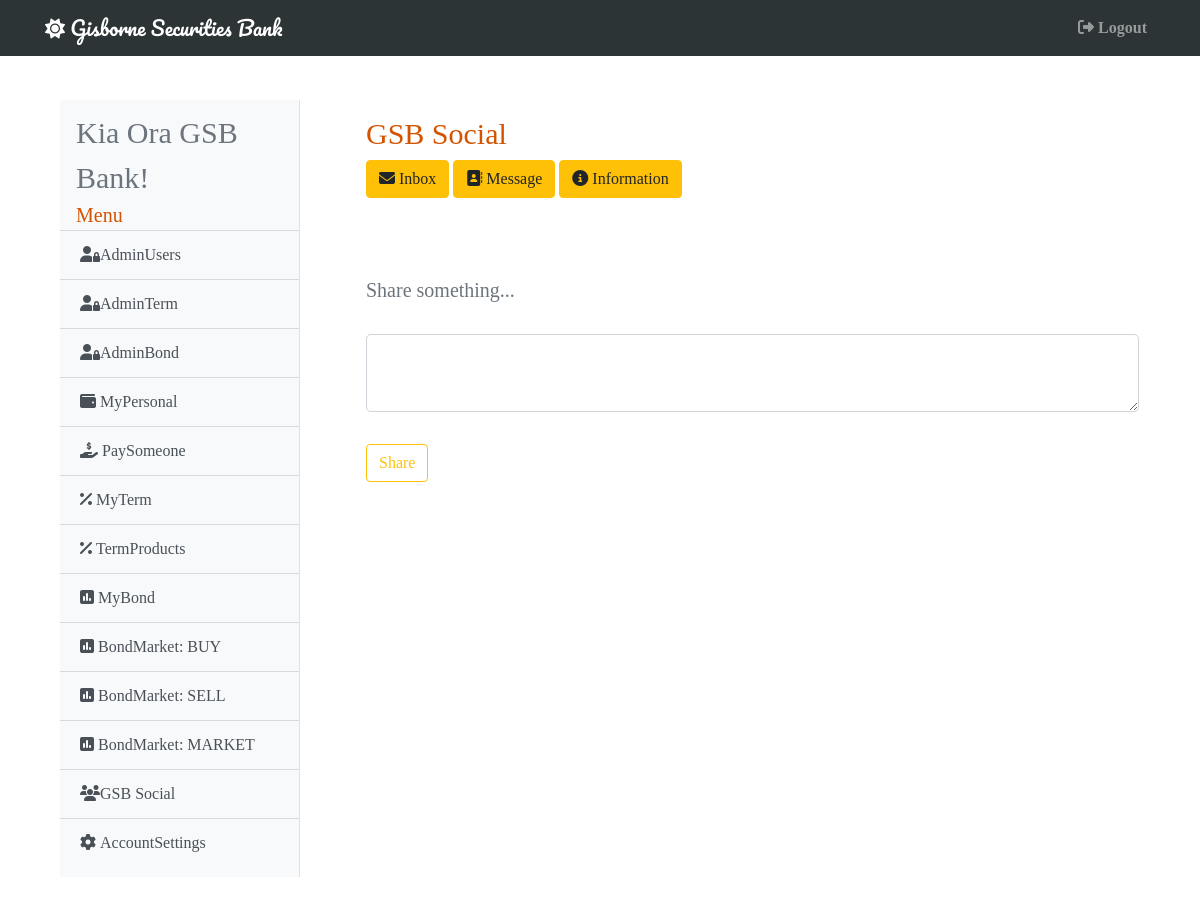
The page /gsbsocial (signed in) on the database as committed earlier.
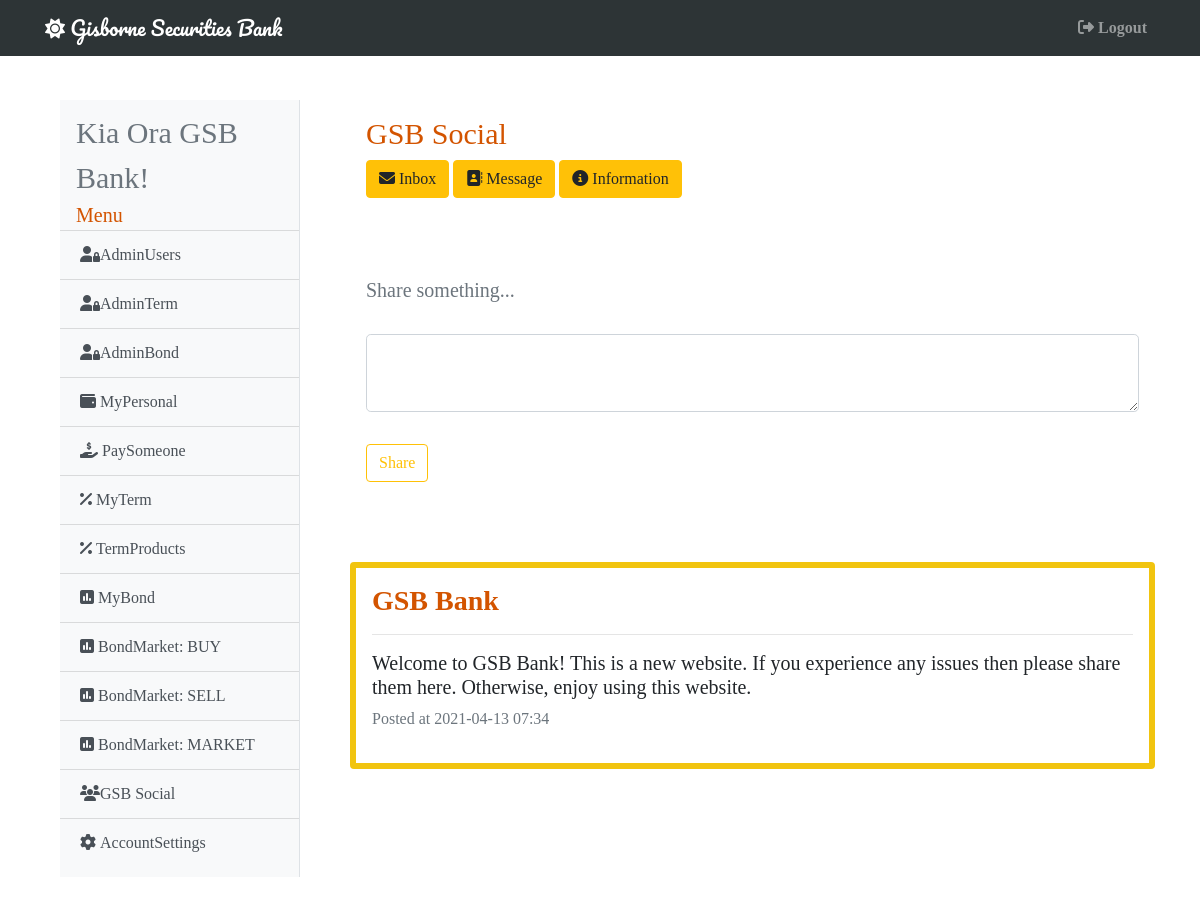
The same page on the database as committed later.
### gsb/models.py (models this page shows, shortened)
class User(db.Model, UserMixin):
    id = db.Column(db.Integer, primary_key=True)
    username = db.Column(db.String(20), unique=True, nullable=False)
    email = db.Column(db.String(120), unique=True, nullable=False)
    password = db.Column(db.String(60), nullable=False)
    account = db.Column(db.BigInteger, unique=True, nullable=False)
    cash = db.Column(db.Numeric(20, 2), nullable=False)
    admin =  db.Column(db.Boolean, default=False, nullable=False)
    active =  db.Column(db.Boolean, default=False, nullable=False)
    market =  db.Column(db.Boolean, default=False, nullable=False)
    image = db.Column(db.Integer, default=1, nullable=False)
    inbox = db.Column(db.Integer, default=0, nullable=False)
    term = db.Column(db.Numeric(20, 2), nullable=False)
    bond = db.Column(db.Numeric(20, 2), nullable=False)
    total = db.Column(db.Numeric(20, 2), nullable=False)
    terms = db.relationship('Term', secondary="terms")
    bonds = db.relationship('Bond', secondary="bonds")
    buys = db.relationship('Bond', secondary="buys")
    sells = db.relationship('Bond', secondary="sells")
    receives = db.relationship('Receives', lazy='dynamic', backref='receiver')
    sends = db.relationship('Sends', lazy='dynamic', backref='sender')
    posts = db.relationship('Statuses', lazy='dynamic', backref='poster')
    messages = db.relationship('Messages', lazy='dynamic', backref='messager')

class Statuses(db.Model):
    id = db.Column(db.Integer, primary_key=True)
    timestamp = db.Column(db.DateTime, nullable=False,
        default=datetime.now())
    status = db.Column(db.String(), nullable=False)
    poster_id = db.Column(db.Integer, db.ForeignKey('user.id'), nullable=True)

### gsb/main/routes.py (the view)
@main.route('/gsbsocial', methods=['GET', 'POST'])
@login_required
def gsb_social():
    form = StatusForm()
    if form.validate_on_submit():
        status = Statuses(status=form.status.data, poster_id=current_user.id)
        db.session.add(status)
        db.session.commit()
        flash('Your message has been shared.', 'primary')
        return redirect(url_for('main.gsb_social'))
    statuses = Statuses.query.order_by(Statuses.timestamp.desc()).limit(5).all()
    return render_template('gsb_social.html', title='GSBSocial', form=form, statuses=statuses)

### gsb/main/forms.py
class StatusForm(FlaskForm):
    status = TextAreaField('', validators=[DataRequired()])
    submit = SubmitField('Share')

### gsb/models.py (called while the page is built)
@login_manager.user_loader
def load_user(user_id):
    return User.query.get(int(user_id))

### gsb/templates/gsb_social.html (shortened to what this page needs)
{% extends 'base.html' %}
{% block content %}
  <div class="card-body shadow-lg p-3 mb-5 bg-white rounded">
    <h1 style="font-size: 30px; color: #d35400;">GSB Social</h1>
      <div class="d-inline-block">
        <a href="{{ url_for('main.inbox') }}">
          <button class="btn btn-warning"><i class="fas fa-envelope"></i> Inbox</button>
        </a>
        <a href="{{ url_for('main.message_board') }}">
          <button class="btn btn-warning"><i class="fas fa-address-book"></i> Message</button>
        </a>
        <a href="{{ url_for('main.info') }}">
          <button class="btn btn-warning"><i class="fas fa-info-circle"></i> Information</button>
        </a>
      </div>
  </div>
  <div class="card-body shadow-lg p-3 mb-5 bg-white rounded">
    <h5 class="text-muted">Share something...</h5>
    <form method="POST" action="">
      <fieldset class="form-group">
        <div class="form-group">
            {% if form.status.errors %}
                {{ form.status(class="form-control form-control-lg is-invalid")}}
                <div class="invalid-feedback">
                    {% for error in form.status.errors %}
                        <span>{{ error }}</span>
                    {% endfor %}
                </div>
            {% else %}
                {{ form.status(class="form-control form-control-lg") }}
            {% endif %}
        </div>
      </fieldset>
      <div class="form-group">
          {{ form.submit(class="btn btn-outline-warning") }}
      </div>
  </form>
  </div>
  {% for status in statuses %}
  <div class="card-body shadow-lg p-3 mb-5 bg-white rounded" style="border: 6px solid #f1c40f;">
    <h3 style="color: #d35400;"><b>{{ status.poster.username }}</b></h3>
    <hr>
    <h5>{{ status.status }}</h5>
    <p class="text-muted">Posted at {{ status.timestamp.strftime('%Y-%m-%d %H:%M') }}</p>
  </div>
  {% endfor %}
{% endblock %}

### gsb/templates/base.html (shortened to what this page needs)
<!DOCTYPE html>
<html>
<head>
    <link rel="stylesheet" href="https://maxcdn.bootstrapcdn.com/bootstrap/4.0.0/css/bootstrap.min.css">
</head>
{% if current_user.image == 1 %}
  <body style="background-image: url('https://upload.wikimedia.org/wikipedia/commons/4/4f/Gisborne_NZ_Sunrise_Waikanae_Beach.jpg');
              background-size: cover; font-family: 'Noto+Serif+SC', 'sans-serif';">
{% elif current_user.image == 2 %}
  <body style="background-image: url('https://upload.wikimedia.org/wikipedia/commons/f/fc/Gladstone_Road_in_Gisborne_02.jpg');
              background-size: cover; font-family: 'Noto+Serif+SC', 'sans-serif';">
{% elif current_user.image == 3 %}
  <body style="background-image: url('https://upload.wikimedia.org/wikipedia/commons/c/cb/Railway_Bridge_over_Turanganui_River%2C_Gisborne.jpg');
              background-size: cover; font-family: 'Noto+Serif+SC', 'sans-serif';">
{% endif %}
  <header class="site-header">
    {% if current_user.admin == True %}
      <nav class="navbar navbar-expand-md navbar-dark bg-steel fixed-top" style="max-width: vw100; background-color: #2d3436;">
    {% else %}
      <nav class="navbar navbar-expand-md navbar-dark bg-steel fixed-top" style="max-width: vw100; background-color: #d35400;">
    {% endif %}
      <div class="container">
        <a class="navbar-brand" style="font-family: 'Pacifico', 'sans-serif';" href="/"><i class="fas fa-sun"></i> Gisborne Securities Bank</a>
          <div class="navbar-nav">
            <a class="nav-item nav-link" href="{{ url_for('main.logout') }}"><b><i class="fas fa-sign-out-alt mr-1"></i>Logout</b></a>
          </div>
        </div>
    </nav>
  </header>
    <main role="main" class="container">
      <div class="row">
        <div class="col-md-3" style="padding-top: 100px; padding-left: 30px; padding-bottom: 30px;">
          <div class="bg-light border-right" id="sidebar-wrapper" style="padding-block: 10px;">
            <div class="sidebar-heading ml-3 text-muted" style="font-size: 30px;">Kia Ora {{ current_user.username }}!</div>
            <div class="sidebar-heading ml-3" style="font-size: 20px; color: #d35400;">Menu</div>
            <div class="list-group list-group-flush">
            {% if current_user.admin == True %}
              <a href="{{ url_for('admin.admin_users') }}" class="list-group-item list-group-item-action bg-light"><i class="fas fa-user-lock"></i>AdminUsers</a>
              <a href="{{ url_for('admin.admin_term') }}" class="list-group-item list-group-item-action bg-light"><i class="fas fa-user-lock"></i>AdminTerm</a>
              <a href="{{ url_for('admin.admin_bond') }}" class="list-group-item list-group-item-action bg-light"><i class="fas fa-user-lock"></i>AdminBond</a>
            {% endif %}
              <a href="{{ url_for('main.my_personal') }}" class="list-group-item list-group-item-action bg-light"><i class="fas fa-wallet mr-1"></i>MyPersonal</a>
              <a href="{{ url_for('main.pay_someone') }}" class="list-group-item list-group-item-action bg-light"><i class="fas fa-hand-holding-usd mr-1"></i>PaySomeone</a>
              <a href="{{ url_for('term.my_term')}}" class="list-group-item list-group-item-action bg-light"><i class="fas fa-percent mr-1"></i>MyTerm</a>
              <a href="{{ url_for('term.term_products') }}" class="list-group-item list-group-item-action bg-light"><i class="fas fa-percent mr-1"></i>TermProducts</a>
              <a href="{{ url_for('bond.my_bond') }}" class="list-group-item list-group-item-action bg-light"><i class="fas fa-poll mr-1"></i>MyBond</a>
              <a href="{{ url_for('bond.buy_bond') }}" class="list-group-item list-group-item-action bg-light"><i class="fas fa-poll mr-1"></i>BondMarket: BUY</a>
              <a href="{{ url_for('bond.sell_bond') }}" class="list-group-item list-group-item-action bg-light"><i class="fas fa-poll mr-1"></i>BondMarket: SELL</a>
              <a href="{{ url_for('bond.bond_market') }}" class="list-group-item list-group-item-action bg-light"><i class="fas fa-poll mr-1"></i>BondMarket: MARKET</a>
              <a href="{{ url_for('main.gsb_social')}}" class="list-group-item list-group-item-action bg-light"><i class="fas fa-users"></i>GSB Social</a>
              <a href="{{ url_for('main.account_settings') }}" class="list-group-item list-group-item-action bg-light"><i class="fas fa-cog mr-1"></i>AccountSettings</a>
            </div>
          </div>
        </div>
        <div class="col-md-9" style="padding-top: 100px; padding-left: 35px;">
          {% block content %}{% endblock %}
        </div>
        </div>
    </main>
</body>
</html>

Rows that differ between the two databases and show on the page:
added Statuses: poster.username "GSB Bank", status "Welcome to GSB Bank! This is a new website. If you experience any issues then please share them here. Otherwise, enjoy using this website.", timestamp "2021-04-13 07:34"
